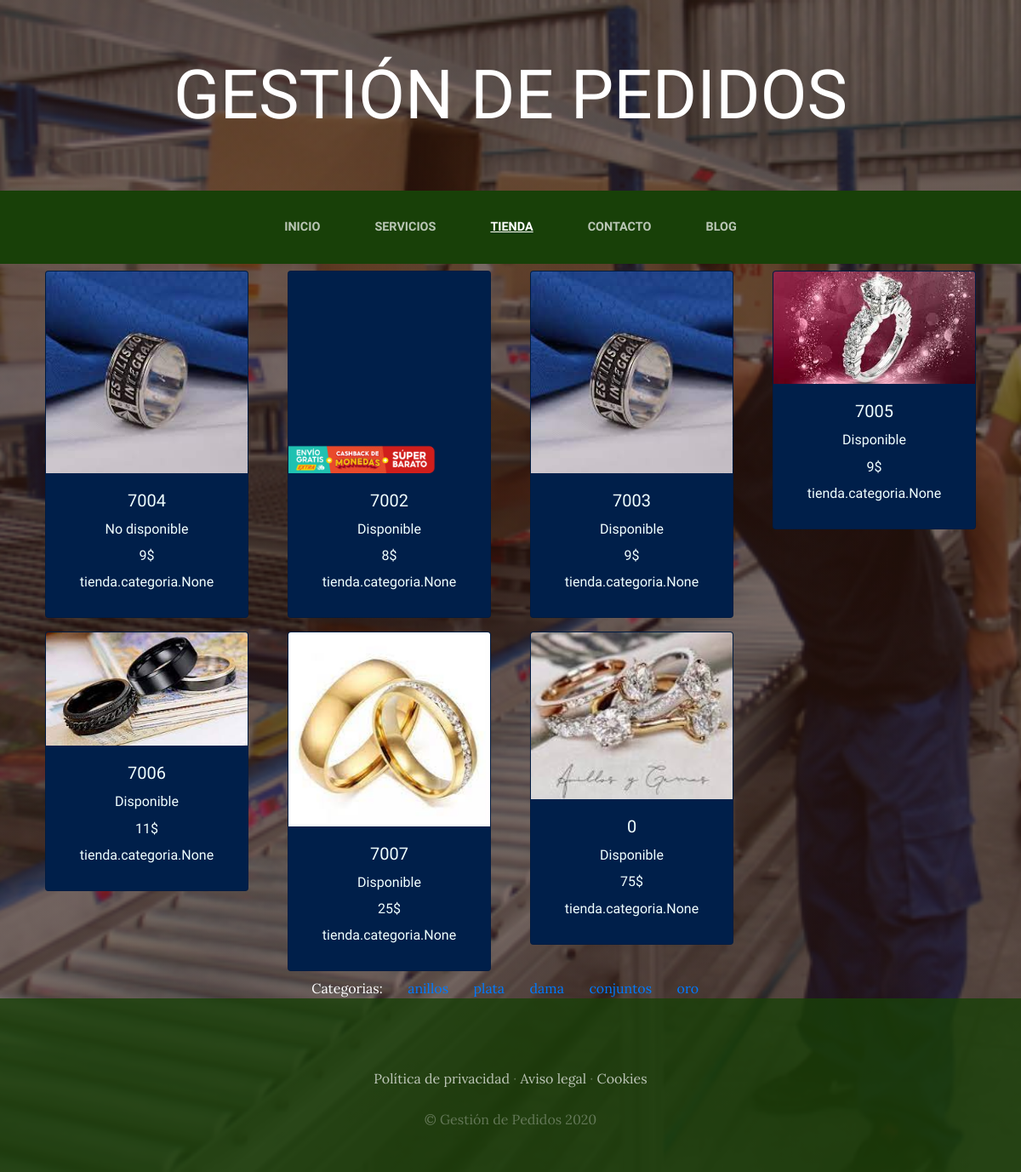
The app's page /tienda/, older data.
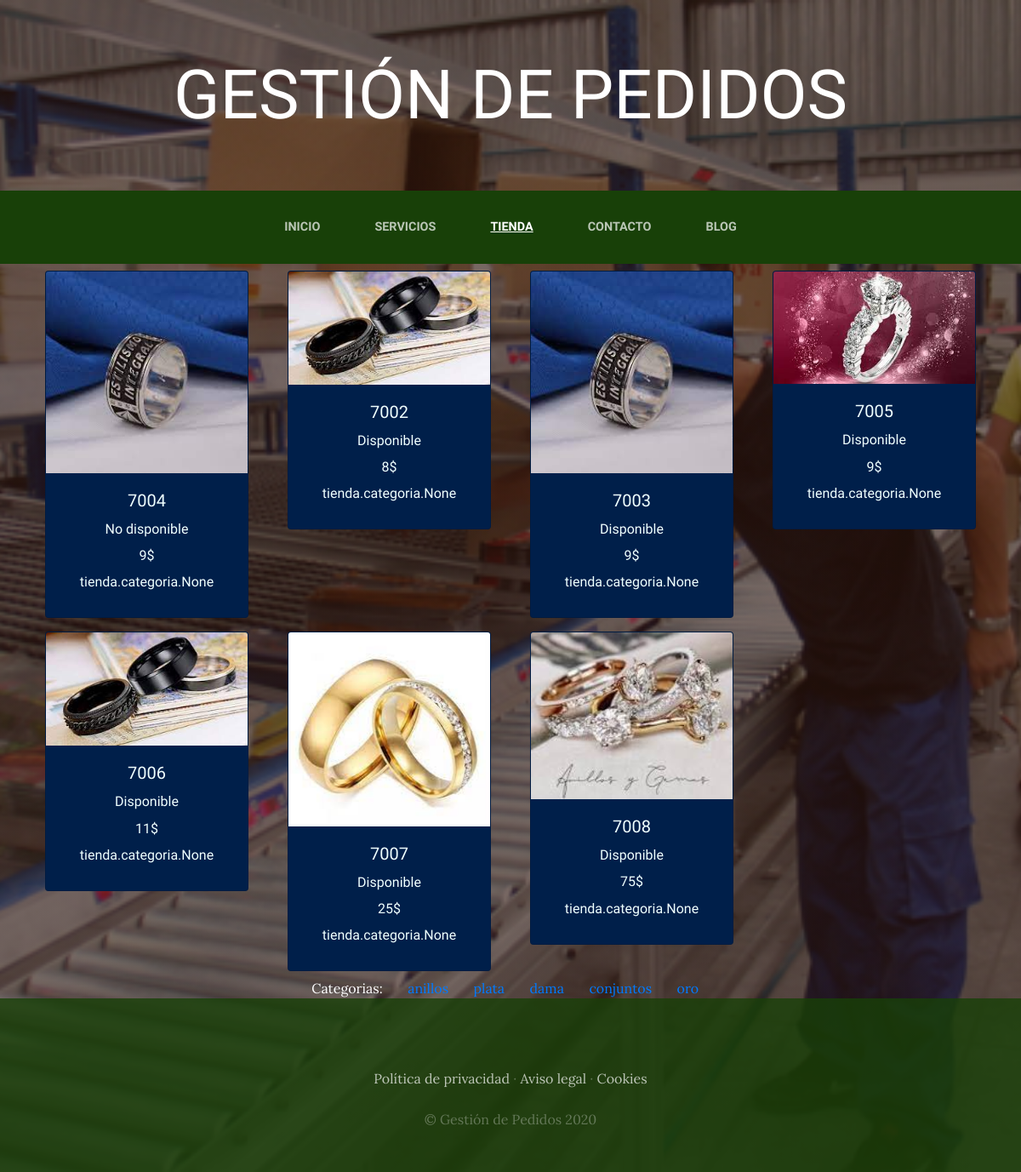
The same page, newer data.
### tienda/models.py (models this page shows, shortened)
class producto(models.Model):
    codigo      = models.IntegerField(default=0)
    precio      = models.IntegerField()
    categorias  = models.ManyToManyField(categoria)
    imagen      = models.ImageField(upload_to="tienda")
    disponibilidad = models.BooleanField(default=True)
    created     = models.DateTimeField(auto_now_add=True)
    updated     = models.DateTimeField(auto_now=True)
    class meta:
        verbose_name = "producto"
        verbose_name_plural = "productoss"

class categoria(models.Model):
    nombre = models.CharField(max_length=20)
    created= models.DateField(auto_now_add=True)
    updated= models.DateTimeField(auto_now=True)
    class meta:
        verbose_name = "categoria"
        verbose_name_plural = "categorias"

### tienda/views.py (the view)
# urls.py: path("", views.tienda, name='Tienda'),
def tienda(request):
    productos  = producto.objects.all()
    categoriastienda = categoria.objects.all()
    return render(request, "tienda/tienda.html", {"categorias":categoriastienda, "productos":productos})

### tienda/templates/tienda/tienda.html (shortened to what this page needs)
{% extends "webapp/pltpadre.html" %}
{% block content %}
<div class="container">
  <div class="row">
  {% for producto in productos %}
    <div class="col-md-3">
      <div class="card" style="width: auto; margin: 8px 8px; background-color: rgb(0, 31, 74); color: azure;">
        <img src="{{producto.imagen.url}}" class="card-img-top">
        <div class="card-body" style="text-align: center;">
            <h5 class="card-title">{{producto.codigo}}</h5>
              {% if producto.disponibilidad == True %}
              <h6 class="card-title">Disponible</h6>
              {% else %}
              <h6 class="card-title">No disponible</h6>
              {% endif %}
            <h6 class="card-title">{{producto.precio}}$</h6>
            <h6 class="card-title">{{producto.categorias}}</h6>
        </div>
      </div>
    </div>
  {% endfor %}
  </div>
</div>
<section>
    <div style="margin: auto; text-align: center; color: white;">
        Categorias: &nbsp;&nbsp;
        {% for categoria in categorias %}
        &nbsp;&nbsp;<a href="{% url 'categoriat' categoria.id %} "> {{categoria.nombre}}</a> &nbsp;&nbsp;
        {% endfor %}
    </div>
</section>
{% endblock %}

### webapp/templates/webapp/pltpadre.html (shortened to what this page needs)
<html>
<head>
    {% load static %}
    <link href="{% static 'webapp/vendor/bootstrap/css/bootstrap.min.css' %} " rel="stylesheet">
    <link href="{% static 'webapp/css/gestion.css' %}" rel="stylesheet">
</head>
<body>
    <h1 class="site-heading text-center text-white d-none d-lg-block">
        <span class="site-heading-lower">Gestión de Pedidos</span>
      </h1>
 <nav class="navbar navbar-expand-lg navbar-dark py-lg-4" id="mainNav">
    <div class="container">
      <div class="collapse navbar-collapse" id="navbarResponsive">
        <ul class="navbar-nav mx-auto">
          <li class="nav-item {% if request.path == '/' %} active {% endif %} px-lg-4">
            <a class="nav-link text-uppercase text-expanded" href="{% url 'Home' %}">Inicio</a>
          </li>
          <li class="nav-item {% if request.path == '/servicios/' %} active {% endif %} px-lg-4">
            <a class="nav-link text-uppercase text-expanded" href="{% url 'Servicios' %}">Servicios</a>
          </li>
          <li class="nav-item {% if request.path == '/tienda/' %} active {% endif %} px-lg-4">
            <a class="nav-link text-uppercase text-expanded" href="{% url 'Tienda' %}">Tienda</a>
          </li>
          <li class="nav-item {% if request.path == '/contacto/' %} active {% endif %} px-lg-4">
            <a class="nav-link text-uppercase text-expanded" href="{% url 'Contacto' %}">Contacto</a>
          </li>
          <li class="nav-item {% if request.path|slice:':6' == '/blog/' %} active {% endif %} px-lg-4">
            <a class="nav-link text-uppercase text-expanded" href="{% url 'Blog' %}">Blog</a>
          </li>
        </ul>
      </div>
    </div>
  </nav>
  {% block content %}
  {% endblock %}
    <footer class="footer text-faded text-center py-5">
      <div class="container">
        <p class="m-0 mbt">
        	<a href="sample.html" class="link">Política de privacidad</a> ·
        	<a href="sample.html" class="link">Aviso legal</a> ·
        	<a href="sample.html" class="link">Cookies</a>
		</p>
        <p class="m-0 mbt1">&copy; Gestión de Pedidos 2020</p>
      </div>
	</footer>
</body>
</html>

### webapp/static/webapp/css/gestion.css (style rules this page uses)
body { font-family: 'Lora'; background: linear-gradient(rgba(47, 23, 15, 0.65), rgba(47, 23, 15, 0.65)), url("../img/bg_main.jpg"); background-attachment: fixed; background-position: center; background-size: cover; }
h1, h2, h3, h4, h5, h6 { font-family: 'Raleway'; }
p { line-height: 1.75; }
.text-faded { color: rgba(255, 255, 255, 0.3); }
.site-heading { margin-top: 5rem; margin-bottom: 5rem; text-transform: uppercase; line-height: 1; font-family: 'Raleway'; }
.site-heading .site-heading-lower { font-size: 5rem; font-weight: 100; line-height: 4rem; }
#mainNav { background-color: rgba(24, 64, 8); font-family: 'Raleway'; }
#mainNav .navbar-nav .nav-item .nav-link { color: rgba(255, 255, 255, 0.7); font-weight: 800; }
#mainNav .navbar-nav .nav-item.active .nav-link { color: #ffffff; text-decoration: underline; }
@media (min-width: 992px) { #mainNav .navbar-nav .nav-item .nav-link { font-size: 0.9rem; } }
.footer { background-color: rgba(24, 64, 8, 0.8); }
.mbt { padding-top: 2rem; }
.mbt1 { padding-top: 1.25rem; }
a.link { color: rgba(255, 255, 255, 0.7); }

Row changes from the older to the newer data that the page shows:
changed producto (number 2 of 7 on the later page): imagen: a different picture
changed producto (number 7 of 7 on the later page): codigo "0" → "7008"
